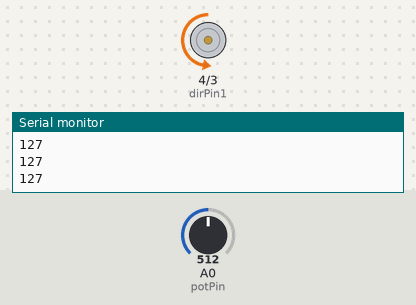
This sketch was run on a simulated Arduino Uno, built with avr-gcc and run on an emulated ATmega328P. Parts: motor-driver pin pairs drawn as motors (green arrow = first pin HIGH = forward, orange = second pin HIGH = backward, longer = more drive, scaled by the enable pin), the last lines printed to the serial monitor. The test bench sets the inputs (shaded band); at power-on: A0 (potPin) = 512.

Above: at 1.2 s.
1.3 s: A0 (potPin) set to 716
At 2.2 s:
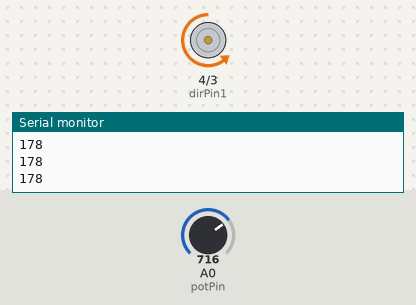
2.8 s: A0 (potPin) set to 900
At 3.5 s:
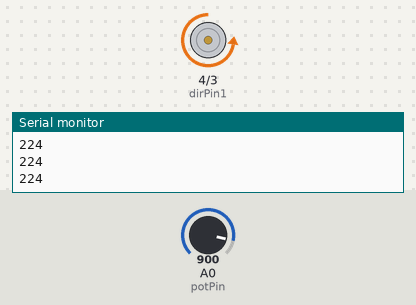
4.3 s: A0 (potPin) set to 122
At 5.5 s:
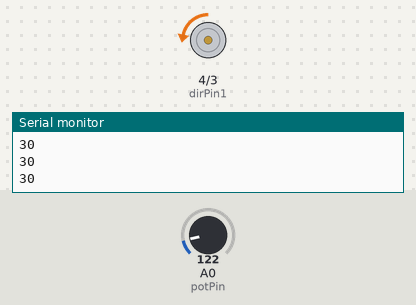
5.8 s: A0 (potPin) set to 0
At 6.8 s:
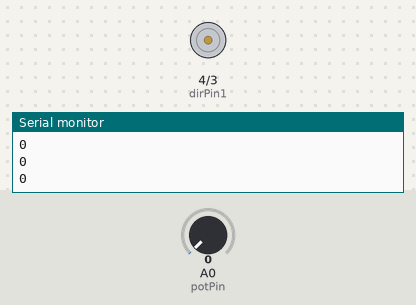
7.3 s: A0 (potPin) set to 511
At 8.0 s:
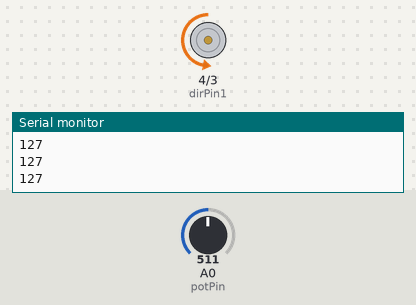
Timing chart, 0 to 9.8 s (numbered marks = the images above; inputs shaded):
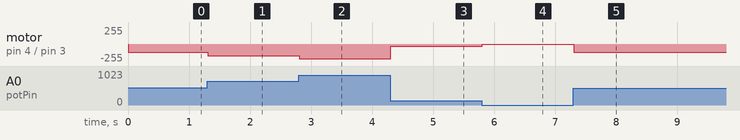

The sketch:

DCMotor_fun.ino
```cpp
// DC MOTORS!!

int speedPin = 5;
int dirPin1 = 4;
int dirPin2 = 3;
int potPin = A0;


int mSpeed; // 0-255, best between 100-255
int potVal;

void setup() {
  // put your setup code here, to run once:

  pinMode(potPin, INPUT);

  pinMode(speedPin, OUTPUT);
  pinMode(dirPin1, OUTPUT);
  pinMode(dirPin2, OUTPUT);
  Serial.begin(9600);

}

void loop() {
  // put your main code here, to run repeatedly:

  potVal  = analogRead(potPin);
  //Serial.println(potVal);

  mSpeed = (((255./1023.)*(potVal)) );
  Serial.println(mSpeed);

  if (mSpeed > 0) {
  digitalWrite(dirPin1,LOW);
  digitalWrite(dirPin2,HIGH);
  analogWrite(speedPin,mSpeed);
  }

  if (mSpeed <= 0) {
  digitalWrite(dirPin1,HIGH);
  digitalWrite(dirPin2,LOW);
  analogWrite(speedPin,0);
  }

}
```

Measured:
- after the input at 1.3 s, motor on pin 4 (dirPin1) / pin 3 (dirPin2): backward 127/255 → backward 178/255 at once
- after the input at 2.8 s, motor on pin 4 (dirPin1) / pin 3 (dirPin2): backward 178/255 → backward 224/255 at once
- after the input at 4.3 s, motor on pin 4 (dirPin1) / pin 3 (dirPin2): backward 224/255 → backward 30/255 at once
- after the input at 5.8 s, motor on pin 4 (dirPin1) / pin 3 (dirPin2): backward 30/255 → stopped at once
- after the input at 7.3 s, motor on pin 4 (dirPin1) / pin 3 (dirPin2): stopped → backward 127/255 at once
